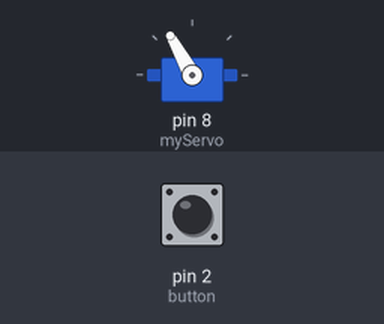
Simulated run of this sketch. Board: Arduino Uno, built with avr-gcc and run on an emulated ATmega328P. Shown: servo. The inputs (shaded band) are chosen by the test bench; at power-on: pin 2 (button) HIGH.

Above: at 1.2 s.
1.3 s: pin 2 (button) pulled LOW for 0.15 s
At 1.66 s:
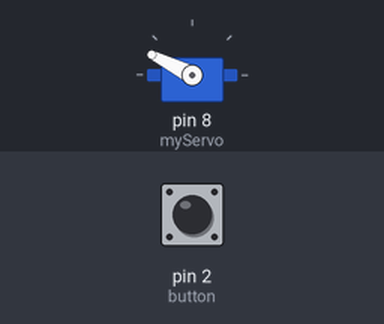
4.3 s: pin 2 (button) pulled LOW for 1 s
At 4.7 s:
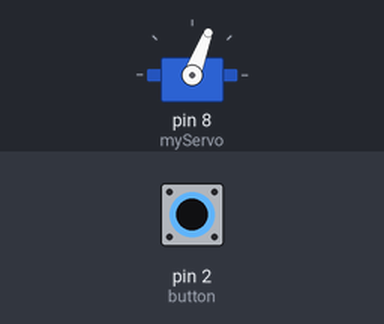
Timing chart, 0 to 36.9 s (numbered marks = the images above; inputs shaded):
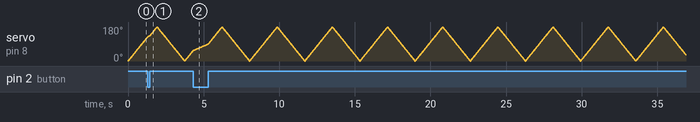

The sketch:

interrupt.ino
```cpp
#include <Servo.h>

Servo myServo;
//button핀은 2번으로 설정, 우노의 경우 인터럽트를 사용하기 위해서는 핀 2, 3에 연결해야 각각 인터럽트 0, 1로 매핑됨
const byte button = 2;

//서보모터 제어 각도
volatile int angle = 0;


void setup() {
  //버튼은 2번핀에 연결되어 있고 input모드, pull_up모드로 설정
  pinMode(button, INPUT_PULLUP);

  //서보모터는 8번 핀에 연결된 상태
  myServo.attach(8);

  //digitalPinToInterrupt()를 통해 핀과 인터럽트 번호 매핑
  //인터럽트가 걸리면 pauseMotor() 함수가 실행됨
  //LOW 모드로 설정하여 전압이 0일때 실행
  //우노는 HIGH모드가 안된다고 본거같음...
  attachInterrupt(digitalPinToInterrupt(button), pauseMotor, LOW);
}

//인터럽트가 발생하면 실행되는 함수
//angle이 전역변수이기 때문에 모터를 angle각 만큼 유지
void pauseMotor(){
  myServo.write(angle);
}

void loop() {
  //0 ~ 180도 만큼 서보모터 회전
  for (angle = 0; angle <= 180; angle++) {
    myServo.write(angle);
    delay(10);
  }

  //180 ~ 0도 만큼 서보모터 회전
  for (angle = 180; angle >= 0; angle--) {
    myServo.write(angle);
    delay(10);
  }
}
```
